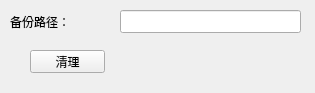
<?xml version="1.0" encoding="UTF-8"?>
<ui version="4.0">
 <class>MainWindow</class>
 <widget class="QMainWindow" name="MainWindow">
  <property name="geometry">
   <rect>
    <x>0</x>
    <y>0</y>
    <width>315</width>
    <height>93</height>
   </rect>
  </property>
  <property name="maximumSize">
   <size>
    <width>315</width>
    <height>93</height>
   </size>
  </property>
  <property name="windowTitle">
   <string>清理桌面</string>
  </property>
  <widget class="QWidget" name="centralWidget">
   <widget class="QPushButton" name="pushButton">
    <property name="geometry">
     <rect>
      <x>30</x>
      <y>50</y>
      <width>75</width>
      <height>23</height>
     </rect>
    </property>
    <property name="minimumSize">
     <size>
      <width>75</width>
      <height>0</height>
     </size>
    </property>
    <property name="maximumSize">
     <size>
      <width>75</width>
      <height>16777215</height>
     </size>
    </property>
    <property name="text">
     <string>清理</string>
    </property>
   </widget>
   <widget class="QLabel" name="label">
    <property name="geometry">
     <rect>
      <x>10</x>
      <y>10</y>
      <width>75</width>
      <height>23</height>
     </rect>
    </property>
    <property name="text">
     <string>备份路径：</string>
    </property>
   </widget>
   <widget class="QLineEdit" name="lineEdit">
    <property name="geometry">
     <rect>
      <x>120</x>
      <y>10</y>
      <width>181</width>
      <height>23</height>
     </rect>
    </property>
   </widget>
  </widget>
 </widget>
 <resources/>
 <connections>
  <connection>
   <sender>pushButton</sender>
   <signal>clicked()</signal>
   <receiver>MainWindow</receiver>
   <slot>clean()</slot>
   <hints>
    <hint type="sourcelabel">
     <x>148</x>
     <y>71</y>
    </hint>
    <hint type="destinationlabel">
     <x>41</x>
     <y>61</y>
    </hint>
   </hints>
  </connection>
 </connections>
 <slots>
  <slot>clean()</slot>
 </slots>
</ui>
